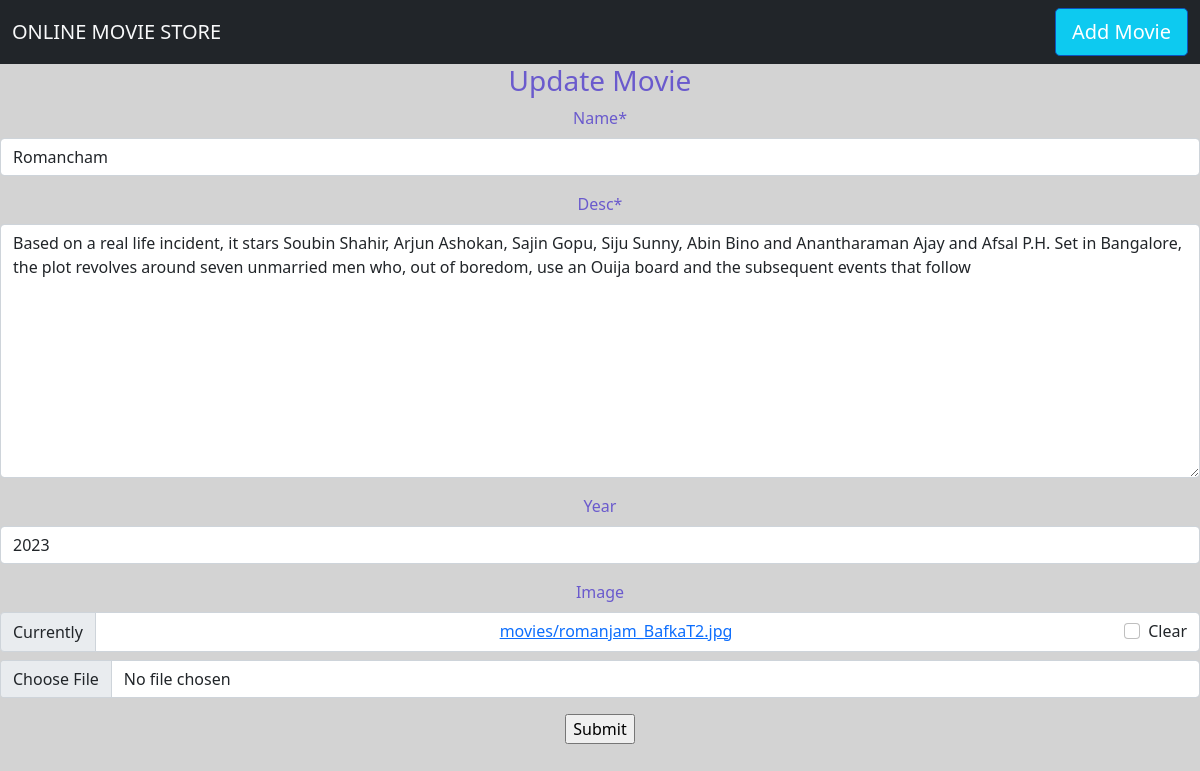
Page /update/4 on the committed database.
### movieapp/models.py (models this page shows, shortened)
class Movietb(models.Model):
    name = models.CharField(max_length=20)
    desc = models.TextField()
    year = models.IntegerField(null=True,blank=True)
    image = models.ImageField(upload_to="movies", null=True, blank=True)

### movieapp/views.py (the view)
# urls.py: path('update/<int:pk>', views.MovieUpdate.as_view(), name="update"),
class MovieUpdate(UpdateView):
    model = Movietb
    template_name = "update.html"
    fields = "__all__"
    success_url = reverse_lazy('movieapp:home')

### templates/update.html (shortened to what this page needs)
<!DOCTYPE html>
{% extends 'base.html' %}
{% load crispy_forms_tags %}
{% load static %}
{% block content %}
<center>
   <h3>Update Movie</h3>
    <form method="POST" enctype="multipart/form-data">
        {{ form|crispy }}
        <input type="submit">
    </form>
</center>
{% endblock %}

### static/css/style.css (style rules this page uses)
body { background-color:LightGray; color:SlateBlue; }

### rows in the picture
Movietb: name "Romancham", desc "Based on a real life incident, it stars Soubin Shahir, Arjun Ashokan, Sajin Gopu, Siju Sunny, Abin Bino and Anantharaman Ajay and Afsal P.H. Set in Bangalore, the plot revolves around seven unmarried men who, out of boredom, use an Ouija board and the subsequent events that follow", year "2023"
